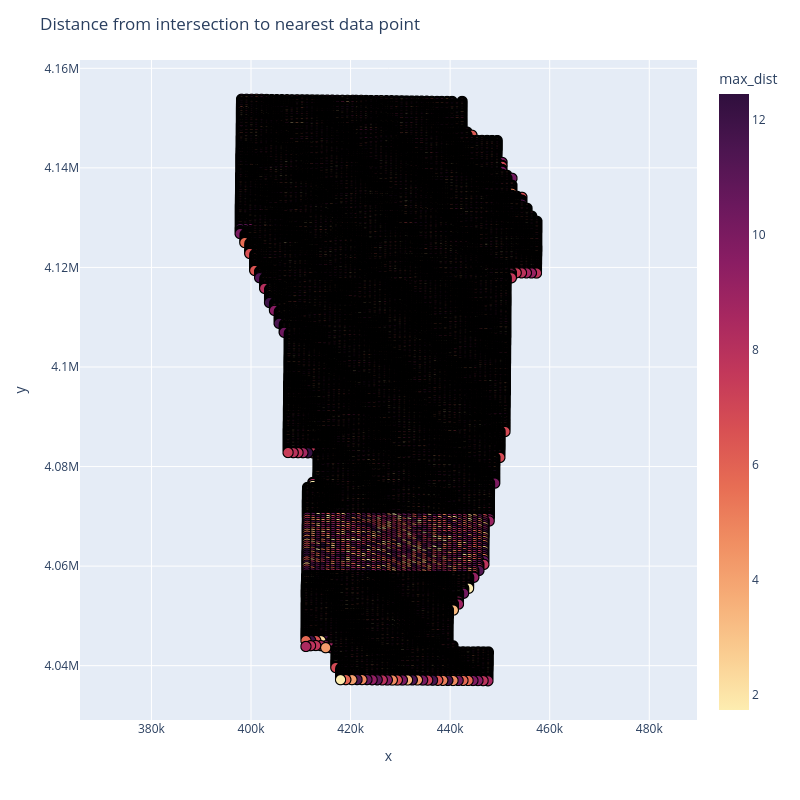

The code cell stored with this chart in its notebook:
### Markdown cell above
## Find intersections

### Code cell
# calculate theoretical intersection points
inters = airbornegeo.create_intersection_table(
    data_df,
    plot_map=False,
)
inters

### Figure 1 — Plotly figure (JSON) as saved in the notebook; plotly's stock layout.template omitted (floating-point values rounded to 4 significant figures; data arrays with more than 128 entries replaced by an {"elided": "..."} marker saying what was removed)
{"data": [{"customdata": {"elided": "24088x4 float values"}, "hovertemplate": "x=%{x}<br>y=%{y}<br>line=%{customdata[0]}<br>tie=%{customdata[1]}<br>line_dist=%{customdata[2]}<br>tie_dist=%{customdata[3]}<br>max_dist=%{marker.color}<extra></extra>", "legendgroup": "", "marker": {"color": {"elided": "24088 float values"}, "coloraxis": "coloraxis", "line": {"color": "black", "width": 1}, "size": 10, "symbol": "circle"}, "mode": "markers", "name": "", "showlegend": false, "type": "scattergl", "x": {"elided": "24088 float values"}, "xaxis": "x", "y": {"elided": "24088 float values"}, "yaxis": "y"}], "layout": {"autosize": false, "coloraxis": {"cmax": 12.44, "cmin": 1.731, "colorbar": {"title": {"text": "max_dist"}}, "colorscale": [[0, "rgb(253, 237, 176)"], [0.09091, "rgb(250, 205, 145)"], [0.1818, "rgb(246, 173, 119)"], [0.2727, "rgb(240, 142, 98)"], [0.3636, "rgb(231, 109, 84)"], [0.4545, "rgb(216, 80, 83)"], [0.5455, "rgb(195, 56, 90)"], [0.6364, "rgb(168, 40, 96)"], [0.7273, "rgb(138, 29, 99)"], [0.8182, "rgb(107, 24, 93)"], [0.9091, "rgb(76, 21, 80)"], [1, "rgb(47, 15, 61)"]]}, "height": 800, "legend": {"tracegroupgap": 0}, "margin": {"t": 60}, "title": {"text": "Distance from intersection to nearest data point"}, "width": 800, "xaxis": {"anchor": "y", "domain": [0, 1], "title": {"text": "x"}}, "yaxis": {"anchor": "x", "domain": [0, 1], "scaleanchor": "x", "scaleratio": 1, "title": {"text": "y"}}}}
